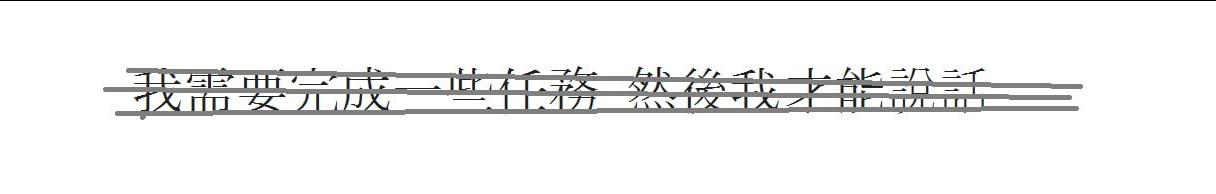
#> input picture DIP4/original.jpg, 1216 x 194 px
$ python lb4.py
#> lines starting #> are read from the running program, lines starting #| are printed output that depends on the picture; after the words box and inside, x2 and y2 are one past the last pixel; in counts of white or black regions, pixels touching at a corner belong together
import cv2
import matplotlib.pyplot as plt

def remove_lines(image_path, output_path1='output1.jpg', output_path2='output2.jpg'):
#> called with image_path = 'original.jpg', output_path1 = 'output1.jpg', output_path2 = 'output2.jpg'
    img = cv2.imread(image_path)
#> img is the input picture: shape (194, 1216, 3); mean B, G, R 241, 241.3, 241.1
    gray = cv2.cvtColor(img, cv2.COLOR_BGR2GRAY)

    inverted = cv2.bitwise_not(gray)
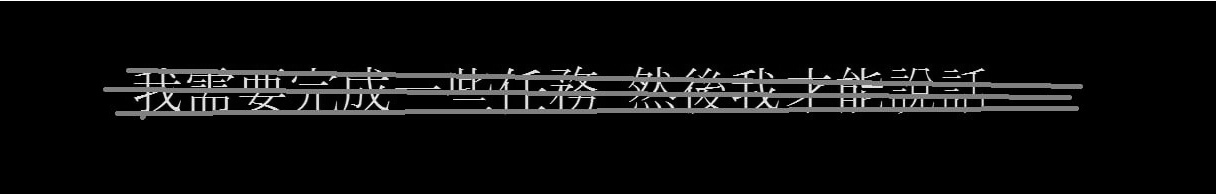
#> inverted: shape (194, 1216); min 0, max 255, mean 13.8

    horizontal_kernel = cv2.getStructuringElement(cv2.MORPH_RECT, (45, 1))
    horizontal_lines = cv2.morphologyEx(inverted, cv2.MORPH_OPEN, horizontal_kernel, iterations=1)
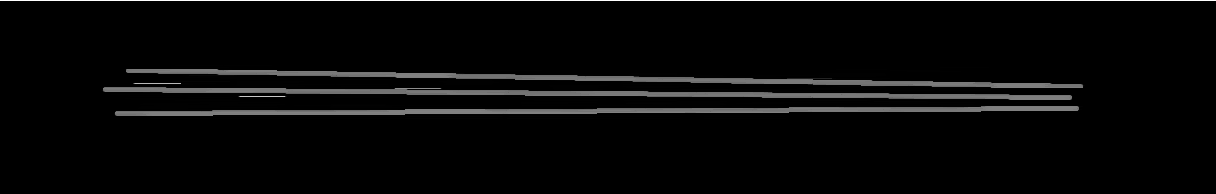
#> horizontal_lines: shape (194, 1216); min 0, max 255, mean 8.7

    result = cv2.inpaint(gray, horizontal_lines, 3, cv2.INPAINT_TELEA)
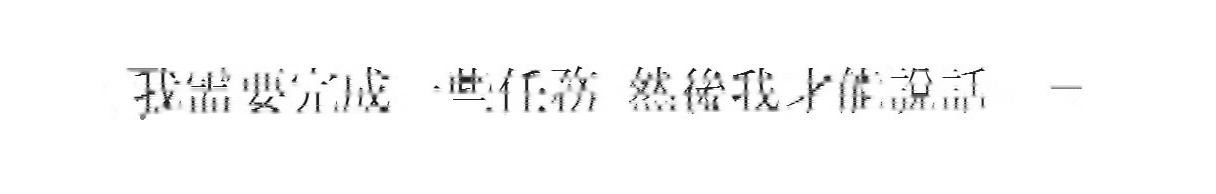
#> result: shape (194, 1216); min 0, max 255, mean 249.2

    _, thresh1 = cv2.threshold(result, 0, 255, cv2.THRESH_BINARY + cv2.THRESH_OTSU)
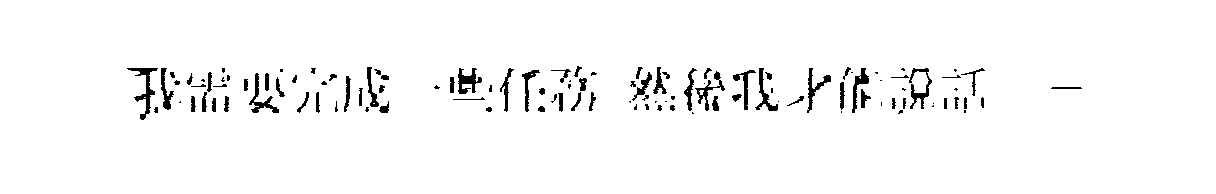
#> thresh1: shape (194, 1216); 97.1% white; 114 black regions (38 under 20 px), largest, box (x1, y1, x2, y2) and area: (127, 68, 158, 120) 401, (458, 68, 482, 94) 315, (909, 68, 932, 109) 308
    thresh2 = cv2.adaptiveThreshold(result, 255, cv2.ADAPTIVE_THRESH_MEAN_C, cv2.THRESH_BINARY, 19, 5)
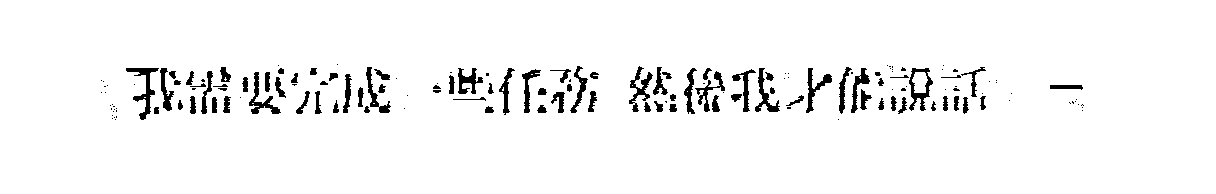
#> thresh2: shape (194, 1216); 95.9% white; 159 black regions (74 under 20 px), largest, box (x1, y1, x2, y2) and area: (126, 68, 159, 120) 462, (909, 68, 933, 111) 388, (249, 72, 281, 114) 361
    thresh3 = cv2.adaptiveThreshold(result, 255, cv2.ADAPTIVE_THRESH_GAUSSIAN_C, cv2.THRESH_BINARY, 19, 5)
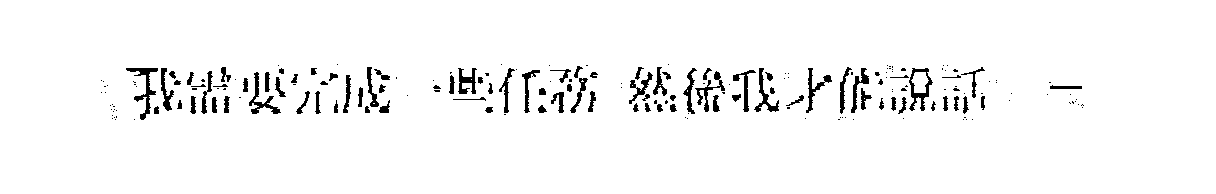
#> thresh3: shape (194, 1216); 96.4% white; 201 black regions (113 under 20 px), largest, box (x1, y1, x2, y2) and area: (126, 68, 158, 120) 414, (909, 68, 933, 111) 355, (249, 72, 281, 114) 322

    cv2.imwrite(output_path1, result)
    cv2.imwrite(output_path2, thresh2)

    plt.figure(figsize=(15, 10))

    images = [
        (gray, 'Оригинал (grayscale)'),
        (inverted, 'Инвертированный'),
        (horizontal_lines, 'Горизонтальные линии'),
        (result, 'После удаления линий'),
        (thresh1, 'Бинаризация Otsu'),
        (thresh2, 'Adaptive Mean'),
        (thresh3, 'Adaptive Gaussian')
    ]

    for i, (image, title) in enumerate(images, 1):
        plt.subplot(3, 3, i)
        plt.imshow(image, cmap='gray')
        plt.title(title)
        plt.axis('off')
#> this loop made 7 passes
#> title on passes 1 to 7: 'Оригинал (grayscale)', 'Инвертированный', 'Горизонтальные линии', 'После удаления линий', 'Бинаризация Otsu', 'Adaptive Mean', 'Adaptive Gaussian'

    plt.tight_layout()
    plt.show()

    return thresh1

if __name__ == "__main__":
    remove_lines('original.jpg')
